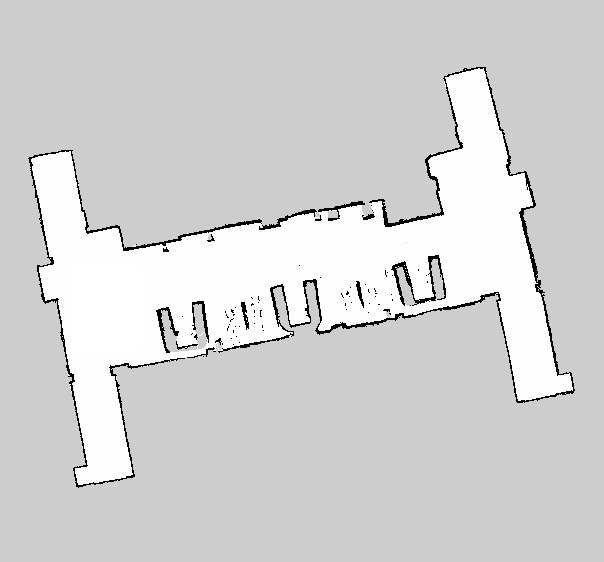
#> input picture Map/map.jpeg, 604 x 562 px
$ jupyter execute read_map.ipynb
#> lines starting #> are read from the running program, lines starting #| are printed output that depends on the picture
[cell 1]
import numpy as np
from skimage.io import imread
import matplotlib.pyplot as plt

[cell 2]
im = imread("map.jpeg")
#> im is the input picture: shape (562, 604, 3); min 0, max 255, mean 210.8

[cell 3]
np.min(im)
#> Out = 0

[cell 4]
im = imread("map.jpeg")
result = im[:, :, 0]
result = result

print(result[0].shape)
#| (604,)

[cell 5]
result[300][300]
#> Out = 254

[cell 6]
result

[cell 7]
print(result)
#> (printed output is left out)

[cell 8]
for i_height in range(0,result.shape[0]):
    for i_width in range(0,result.shape[1]):
        if result[i_height][i_width] < 100:
            result[i_height][i_width] = 0
        elif result[i_height][i_width] >225:
            result [i_height][i_width] = 1
        else:
            result[i_height][i_width] = 2
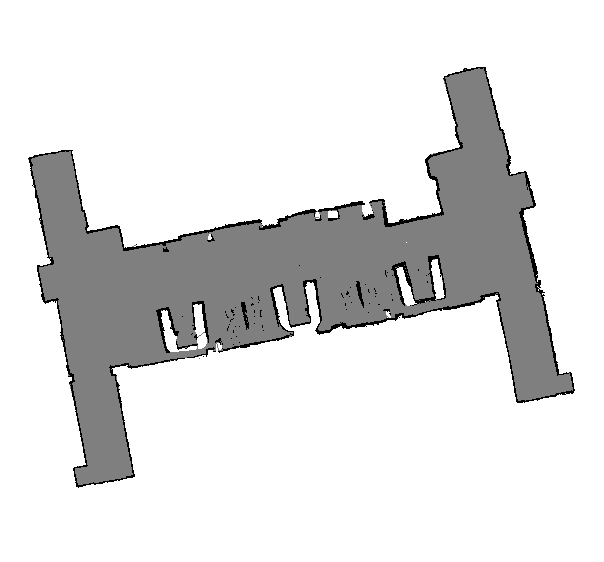
#> result: shape (562, 604); min 0, max 2, mean 1.75; drawn with min black and max white

[cell 9]
print(result)
#> (printed output is left out)
